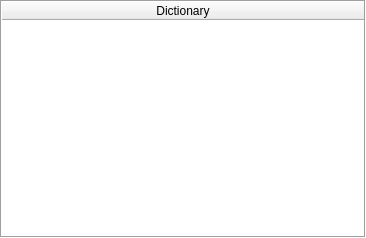
<?xml version="1.0" encoding="UTF-8"?>
<ui version="4.0">
 <class>DictionariesWidget</class>
 <widget class="QWidget" name="DictionariesWidget">
  <property name="geometry">
   <rect>
    <x>0</x>
    <y>0</y>
    <width>366</width>
    <height>238</height>
   </rect>
  </property>
  <property name="sizePolicy">
   <sizepolicy hsizetype="Expanding" vsizetype="Expanding">
    <horstretch>0</horstretch>
    <verstretch>0</verstretch>
   </sizepolicy>
  </property>
  <property name="windowTitle">
   <string>Form</string>
  </property>
  <layout class="QVBoxLayout" name="verticalLayout">
   <property name="leftMargin">
    <number>0</number>
   </property>
   <property name="topMargin">
    <number>0</number>
   </property>
   <property name="rightMargin">
    <number>0</number>
   </property>
   <property name="bottomMargin">
    <number>0</number>
   </property>
   <item>
    <widget class="QTableWidget" name="table">
     <property name="frameShape">
      <enum>QFrame::Box</enum>
     </property>
     <property name="showDropIndicator" stdset="0">
      <bool>true</bool>
     </property>
     <property name="dragEnabled">
      <bool>true</bool>
     </property>
     <property name="dragDropOverwriteMode">
      <bool>false</bool>
     </property>
     <property name="dragDropMode">
      <enum>QAbstractItemView::DragDrop</enum>
     </property>
     <property name="defaultDropAction">
      <enum>Qt::IgnoreAction</enum>
     </property>
     <property name="alternatingRowColors">
      <bool>true</bool>
     </property>
     <property name="selectionBehavior">
      <enum>QAbstractItemView::SelectRows</enum>
     </property>
     <property name="textElideMode">
      <enum>Qt::ElideMiddle</enum>
     </property>
     <attribute name="horizontalHeaderStretchLastSection">
      <bool>true</bool>
     </attribute>
     <column>
      <property name="text">
       <string>Dictionary</string>
      </property>
     </column>
    </widget>
   </item>
  </layout>
  <action name="action_EditDictionaries">
   <property name="icon">
    <iconset resource="resources/resources.qrc">
     <normaloff>:/edit.svg</normaloff>:/edit.svg</iconset>
   </property>
   <property name="text">
    <string>&amp;Edit dictionaries</string>
   </property>
   <property name="toolTip">
    <string>Edit selected dictionaries</string>
   </property>
   <property name="shortcut">
    <string>Ctrl+E</string>
   </property>
  </action>
  <action name="action_RemoveDictionaries">
   <property name="icon">
    <iconset resource="resources/resources.qrc">
     <normaloff>:/delete.svg</normaloff>:/delete.svg</iconset>
   </property>
   <property name="text">
    <string>&amp;Remove dictionaries</string>
   </property>
   <property name="toolTip">
    <string>Remove selected dictionaries</string>
   </property>
   <property name="shortcut">
    <string>Del</string>
   </property>
  </action>
  <action name="action_Undo">
   <property name="icon">
    <iconset resource="resources/resources.qrc">
     <normaloff>:/undo.svg</normaloff>:/undo.svg</iconset>
   </property>
   <property name="text">
    <string>&amp;Undo</string>
   </property>
   <property name="toolTip">
    <string>Undo last add/delete/reorder dictionaries operation</string>
   </property>
   <property name="shortcut">
    <string>Ctrl+Z</string>
   </property>
  </action>
  <action name="action_AddDictionaries">
   <property name="icon">
    <iconset resource="resources/resources.qrc">
     <normaloff>:/add.svg</normaloff>:/add.svg</iconset>
   </property>
   <property name="text">
    <string>&amp;Add dictionaries</string>
   </property>
   <property name="toolTip">
    <string>Add dictionaries</string>
   </property>
   <property name="shortcut">
    <string>Ctrl+O</string>
   </property>
  </action>
  <action name="action_AddTranslation">
   <property name="icon">
    <iconset resource="resources/resources.qrc">
     <normaloff>:/new.svg</normaloff>:/new.svg</iconset>
   </property>
   <property name="text">
    <string>Add &amp;translation</string>
   </property>
   <property name="toolTip">
    <string>Add a new translation</string>
   </property>
   <property name="shortcut">
    <string>Ctrl+N</string>
   </property>
  </action>
 </widget>
 <layoutdefault spacing="5" margin="8"/>
 <resources>
  <include location="resources/resources.qrc"/>
 </resources>
 <connections>
  <connection>
   <sender>table</sender>
   <signal>itemSelectionChanged()</signal>
   <receiver>DictionariesWidget</receiver>
   <slot>on_selection_changed()</slot>
   <hints>
    <hint type="sourcelabel">
     <x>199</x>
     <y>149</y>
    </hint>
    <hint type="destinationlabel">
     <x>199</x>
     <y>149</y>
    </hint>
   </hints>
  </connection>
  <connection>
   <sender>action_RemoveDictionaries</sender>
   <signal>triggered()</signal>
   <receiver>DictionariesWidget</receiver>
   <slot>on_remove_dictionaries()</slot>
   <hints>
    <hint type="sourcelabel">
     <x>-1</x>
     <y>-1</y>
    </hint>
    <hint type="destinationlabel">
     <x>199</x>
     <y>149</y>
    </hint>
   </hints>
  </connection>
  <connection>
   <sender>action_Undo</sender>
   <signal>triggered()</signal>
   <receiver>DictionariesWidget</receiver>
   <slot>on_undo()</slot>
   <hints>
    <hint type="sourcelabel">
     <x>-1</x>
     <y>-1</y>
    </hint>
    <hint type="destinationlabel">
     <x>199</x>
     <y>149</y>
    </hint>
   </hints>
  </connection>
  <connection>
   <sender>action_EditDictionaries</sender>
   <signal>triggered()</signal>
   <receiver>DictionariesWidget</receiver>
   <slot>on_edit_dictionaries()</slot>
   <hints>
    <hint type="sourcelabel">
     <x>-1</x>
     <y>-1</y>
    </hint>
    <hint type="destinationlabel">
     <x>199</x>
     <y>149</y>
    </hint>
   </hints>
  </connection>
  <connection>
   <sender>action_AddDictionaries</sender>
   <signal>triggered()</signal>
   <receiver>DictionariesWidget</receiver>
   <slot>on_add_dictionaries()</slot>
   <hints>
    <hint type="sourcelabel">
     <x>-1</x>
     <y>-1</y>
    </hint>
    <hint type="destinationlabel">
     <x>199</x>
     <y>149</y>
    </hint>
   </hints>
  </connection>
  <connection>
   <sender>action_AddTranslation</sender>
   <signal>triggered()</signal>
   <receiver>DictionariesWidget</receiver>
   <slot>on_add_translation()</slot>
   <hints>
    <hint type="sourcelabel">
     <x>-1</x>
     <y>-1</y>
    </hint>
    <hint type="destinationlabel">
     <x>199</x>
     <y>149</y>
    </hint>
   </hints>
  </connection>
  <connection>
   <sender>table</sender>
   <signal>cellActivated(int,int)</signal>
   <receiver>DictionariesWidget</receiver>
   <slot>on_activate_cell(int,int)</slot>
   <hints>
    <hint type="sourcelabel">
     <x>199</x>
     <y>149</y>
    </hint>
    <hint type="destinationlabel">
     <x>199</x>
     <y>149</y>
    </hint>
   </hints>
  </connection>
 </connections>
 <slots>
  <slot>on_selection_changed()</slot>
  <slot>on_remove_dictionaries()</slot>
  <slot>on_undo()</slot>
  <slot>on_edit_dictionaries()</slot>
  <slot>on_add_dictionaries()</slot>
  <slot>on_add_translation()</slot>
  <slot>on_activate_cell(int,int)</slot>
 </slots>
</ui>
